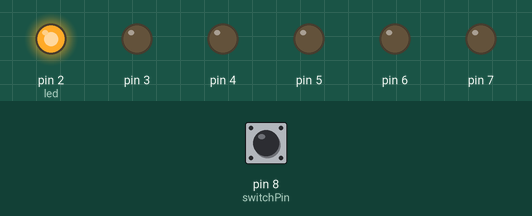
Recording of a sketch running on a simulated Arduino Uno, built with avr-gcc and run on an emulated ATmega328P. Parts: output pins drawn as LEDs (lit = HIGH). The test bench sets the inputs (shaded band); at power-on: pin 8 (switchPin) LOW.

Above: at 1.1 s.
At 6.4 s:
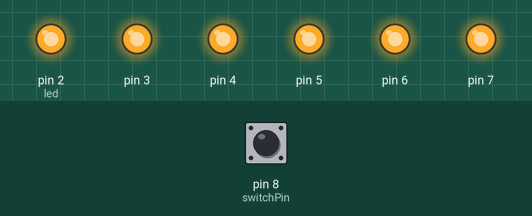
6.5 s: pin 8 (switchPin) pulled HIGH for 0.15 s
At 7.7 s:
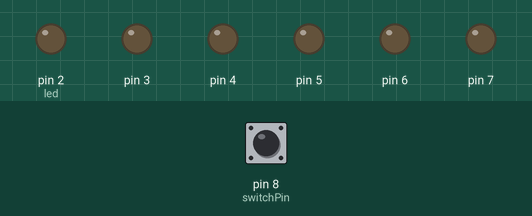
Timing chart, 0 to 9.5 s (numbered marks = the images above; inputs shaded):
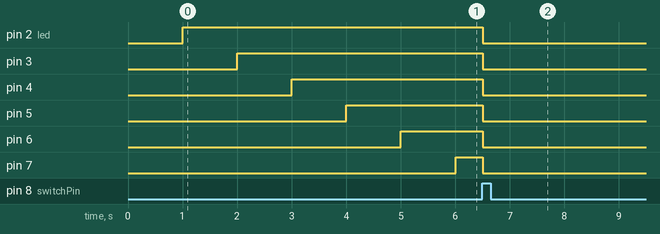

Measured:
- after the input at 6.5 s, pin 2 (led), pin 3–7: goes on until 6.5 s, then stays LOW

The sketch:

pr8-digital_hourglass.ino
```cpp
const int switchPin = 8;
unsigned long previousTime = 0;

int switchState = 0;
int prevSwitchState = 0;

int led = 2;

//int oneSecond = 6000;
//long interval = oneSecond * 10; // 1 minute

long interval = 1000;

bool shook = false;

void setup() {
  for(int i = 2; i < 8; i++){
    pinMode(i, OUTPUT);
  }

  pinMode(switchPin, INPUT);
}

void loop() {
  unsigned long currentTime = millis();

  if(currentTime - previousTime > interval){
    previousTime = currentTime;
    digitalWrite(led, HIGH);
    led++;

    if(led == 8){
      // flash all leds
      shook = false;

      while(shook == false){
        switchState = digitalRead(switchPin);
        if(switchState != prevSwitchState){
          shook = true;
        }

        delay(500);
        for(int i = 2; i < 8; i++){
          digitalWrite(i, LOW);
        }

        switchState = digitalRead(switchPin);
        if(switchState != prevSwitchState){
          shook = true;
        }

        delay(500);
        for(int i = 2; i < 8; i++){
          digitalWrite(i, HIGH);
        }
      }

      // sound alarm
    }
  }

  switchState = digitalRead(switchPin);

  if(switchState != prevSwitchState || shook == true){
    for(int i = 2; i < 8; i++){
      digitalWrite(i, LOW);
    }

    led = 2;
    previousTime = currentTime;
  }

  prevSwitchState = switchState;
}
```
